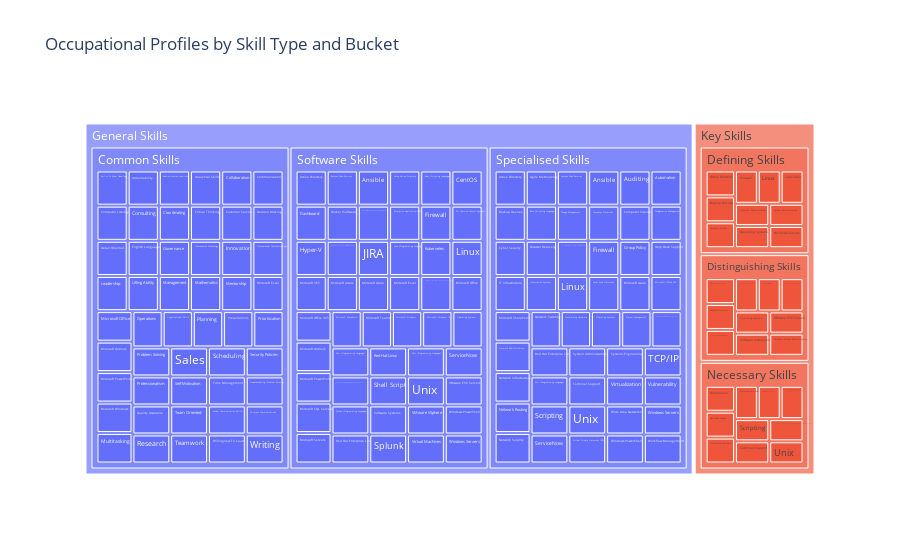

The code cell stored with this chart in its notebook:
### Code cell
fig = px.treemap(
    occupationskills_ncsa, 
    path=['bucket', 'skilltype', 'skills'],  # Path to hierarchy
    title='Occupational Profiles by Skill Type and Bucket',
)
fig.update_traces(hovertemplate='%{label}')

# Show the figure
fig.show()

### Figure 1 — Plotly figure (JSON) as saved in the notebook; plotly's stock layout.template omitted (floating-point values rounded to 4 significant figures; data arrays with more than 128 entries replaced by an {"elided": "..."} marker saying what was removed)
{"data": [{"branchvalues": "total", "domain": {"x": [0, 1], "y": [0, 1]}, "hovertemplate": "%{label}", "ids": {"elided": "188 str values"}, "labels": {"elided": "188 str values"}, "name": "", "parents": {"elided": "188 str values"}, "type": "treemap", "values": {"elided": "188 int values"}}], "layout": {"autosize": true, "legend": {"tracegroupgap": 0}, "title": {"text": "Occupational Profiles by Skill Type and Bucket"}}}
